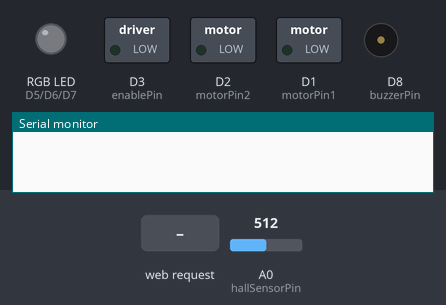
This sketch was run on a simulated ESP8266 (NodeMCU). On the bench: switched loads named in the sketch (green lamp = pin HIGH), an RGB LED mixed from three pins (HIGH = lit), buzzer (waves = sounding, pin HIGH), the last lines printed to the serial monitor. The inputs (shaded band) are chosen by the test bench; at power-on: A0 (hallSensorPin) = 512. Dim RGB values are drawn brighter than linear; WiFi joins after 1.5 s; servers stay silent unless stated.

Above: at 0.1 s.
At 2.7 s:
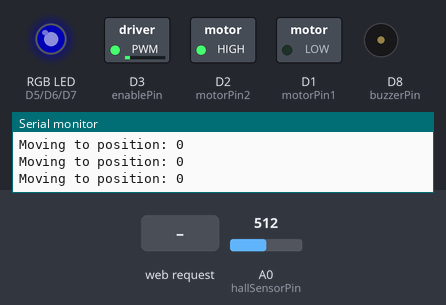
2.8 s: HTTP request GET /setPosition received
4.3 s: HTTP request GET /setID received
Timing chart, 0 to 7.3 s (numbered marks = the images above; inputs shaded):
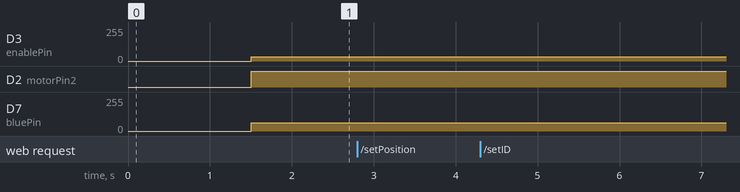

The sketch:

WiFiServo.ino
```cpp
#include <ESP8266WiFi.h>

// Wi-Fi credentials
const char* ssid = "Your_WiFi_SSID";
const char* password = "Your_WiFi_Password";

// Motor driver pins
const int motorPin1 = D1; // IN1 on L298N
const int motorPin2 = D2; // IN2 on L298N
const int enablePin = D3; // ENA on L298N

// Rotary hall effect sensor pin
const int hallSensorPin = A0; // Connect sensor output to A0

// RGB LED pins
const int redPin = D5;
const int greenPin = D6;
const int bluePin = D7;

// Buzzer pin
const int buzzerPin = D8;

// Wi-Fi server
WiFiServer server(80);

// PID constants
float Kp = 2.0; // Proportional gain
float Ki = 0.1; // Integral gain
float Kd = 0.5; // Derivative gain

// PID variables
float error = 0;
float lastError = 0;
float integral = 0;
float derivative = 0;
float output = 0;

// Motor control variables
int targetPosition = 0; // Target position (0-360 degrees)
int currentPosition = 0; // Current position (0-360 degrees)
int motorSpeed = 128; // Default speed (0-255)

// Sensor calibration
const int sensorMin = 0;   // Minimum sensor reading (e.g., 0 degrees)
const int sensorMax = 1023; // Maximum sensor reading (e.g., 360 degrees)

// Buzzer notes
const int noteC = 262; // Frequency for note C4
const int noteE = 330; // Frequency for note E4
const int noteG = 392; // Frequency for note G4

// Servo ID
String servoID = "Servo1"; // Default servo ID

void setup() {
  // Initialize serial communication
  Serial.begin(115200);

  // Initialize motor driver pins
  pinMode(motorPin1, OUTPUT);
  pinMode(motorPin2, OUTPUT);
  pinMode(enablePin, OUTPUT);

  // Initialize RGB LED pins
  pinMode(redPin, OUTPUT);
  pinMode(greenPin, OUTPUT);
  pinMode(bluePin, OUTPUT);

  // Initialize buzzer pin
  pinMode(buzzerPin, OUTPUT);

  // Connect to Wi-Fi
  WiFi.begin(ssid, password);
  while (WiFi.status() != WL_CONNECTED) {
    delay(500);
    Serial.print(".");
  }
  Serial.println("");
  Serial.println("Wi-Fi connected");
  Serial.println("IP address: ");
  Serial.println(WiFi.localIP());

  // Start the server
  server.begin();
}

void loop() {
  // Check for client connections
  WiFiClient client = server.available();
  if (client) {
    Serial.println("New client connected");
    String request = client.readStringUntil('\r');
    Serial.println(request);
    client.flush();

    // Handle the request
    if (request.indexOf("GET /setPosition") >= 0) {
      // Extract parameters from the request
      int idStart = request.indexOf("id=");
      int posStart = request.indexOf("pos=");
      int speedStart = request.indexOf("speed=");

      if (idStart != -1 && posStart != -1 && speedStart != -1) {
        String requestedID = request.substring(idStart + 3, posStart - 1);
        if (requestedID == servoID) { // Check if the ID matches
          targetPosition = request.substring(posStart + 4, speedStart - 1).toInt();
          motorSpeed = request.substring(speedStart + 6).toInt();

          // Report receiving the command
          Serial.print("Received command to move to position: ");
          Serial.println(targetPosition);

          // Send response to the client
          client.println("HTTP/1.1 200 OK");
          client.println("Content-Type: text/plain");
          client.println();
          client.print("Received command to move to position: ");
          client.println(targetPosition);

          // Play a 3-note jingle
          playJingle();
        }
      }
    } else if (request.indexOf("GET /setID") >= 0) {
      // Extract new servo ID from the request
      int idStart = request.indexOf("id=");
      if (idStart != -1) {
        servoID = request.substring(idStart + 3);
        Serial.print("Servo ID set to: ");
        Serial.println(servoID);

        // Send response to the client
        client.println("HTTP/1.1 200 OK");
        client.println("Content-Type: text/plain");
        client.println();
        client.print("Servo ID set to: ");
        client.println(servoID);
      }
    }

    // Close the connection
    client.stop();
    Serial.println("Client disconnected");
  }

  // Read current position from the rotary hall effect sensor
  int sensorValue = analogRead(hallSensorPin);
  currentPosition = map(sensorValue, sensorMin, sensorMax, 0, 360); // Map to 0-360 degrees

  // Calculate PID output
  error = targetPosition - currentPosition;
  integral += error;
  derivative = error - lastError;
  output = (Kp * error) + (Ki * integral) + (Kd * derivative);
  lastError = error;

  // Constrain the output to motor speed limits
  int constrainedOutput = constrain(output, -motorSpeed, motorSpeed);

  // Control the motor
  if (constrainedOutput > 0) {
    // Rotate clockwise
    digitalWrite(motorPin1, HIGH);
    digitalWrite(motorPin2, LOW);
    analogWrite(enablePin, abs(constrainedOutput));
    setRGB(255, 0, 0); // Red

    // Report moving to the target position
    Serial.print("Moving to position: ");
    Serial.println(targetPosition);
  } else if (constrainedOutput < 0) {
    // Rotate counter-clockwise
    digitalWrite(motorPin1, LOW);
    digitalWrite(motorPin2, HIGH);
    analogWrite(enablePin, abs(constrainedOutput));
    setRGB(0, 0, 255); // Blue

    // Report moving to the target position
    Serial.print("Moving to position: ");
    Serial.println(targetPosition);
  } else {
    // Stop the motor
    digitalWrite(motorPin1, LOW);
    digitalWrite(motorPin2, LOW);
    analogWrite(enablePin, 0);
    setRGB(0, 255, 0); // Green

    // Report arrival at the target position
    Serial.print("Arrived at position: ");
    Serial.print(currentPosition);
    Serial.print(" (Hall effect sensor value: ");
    Serial.print(sensorValue);
    Serial.println(")");
  }

  // Small delay to avoid excessive updates
  delay(10);
}

// Function to set RGB LED color
void setRGB(int red, int green, int blue) {
  analogWrite(redPin, red);
  analogWrite(greenPin, green);
  analogWrite(bluePin, blue);
}

// Function to play a 3-note jingle
void playJingle() {
  tone(buzzerPin, noteC, 200); // Play note C
  delay(250);
  tone(buzzerPin, noteE, 200); // Play note E
  delay(250);
  tone(buzzerPin, noteG, 200); // Play note G
  delay(250);
  noTone(buzzerPin); // Stop the buzzer
}
```
